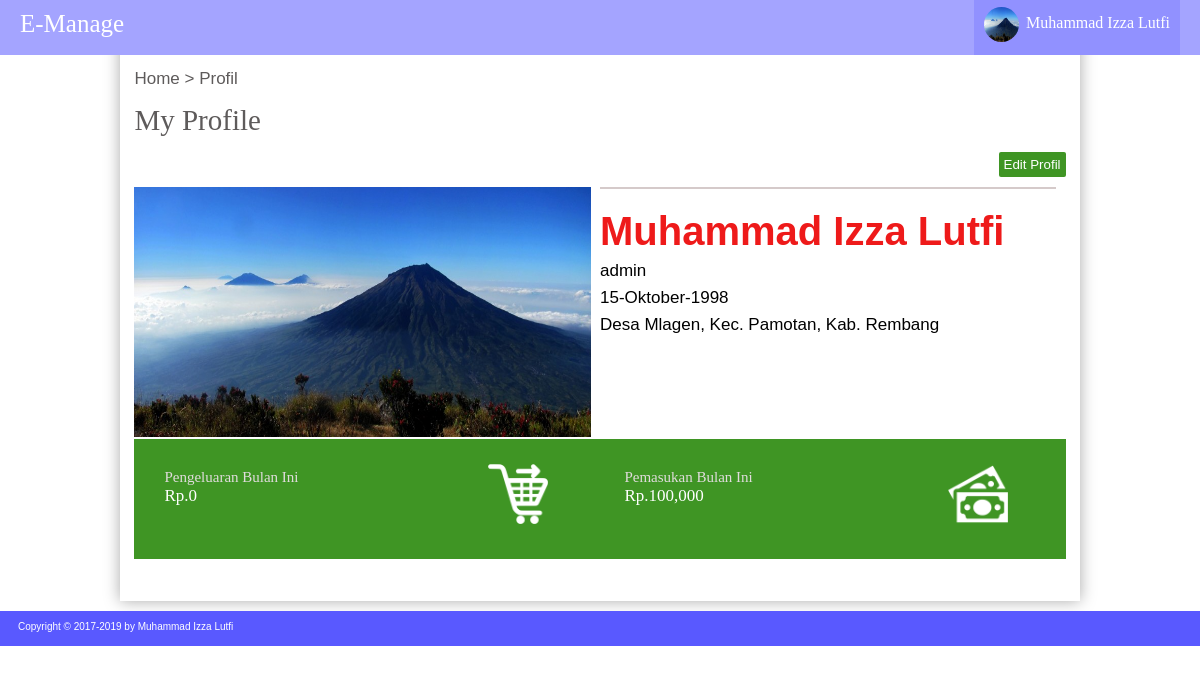
Screenshot of /home/index.php?menu=profil (signed in) with the database file from the repository.
### tables this page shows
CREATE TABLE `user` (
  `id_user` int(10) NOT NULL,
  `nama` varchar(50) NOT NULL,
  `alamat` varchar(50) NOT NULL,
  `tgl_lahir` date NOT NULL,
  `foto` varchar(30) NOT NULL,
  `username` varchar(50) NOT NULL,
  `password` varchar(50) NOT NULL
);

### home/page/profil.php (the view, shortened to what this page needs)
<?php
	$idusr=$data['id_user'];
	$protgl=array('01'=>'Januari','02'=>'Februari','03'=>'Maret','04'=>'April','05'=>'Mei','06'=>'Juni','07'=>'Juli','08'=>'Agustus','09'=>'September','10'=>'Oktober','11'=>'Novemeber','12'=>'Desember');
	$blnpro=date("m", strtotime($data['tgl_lahir']));
	$jmlh=0;
		$tgl=date('m');
		$jmlhp=0;
		$qjml=mysqli_query($koneksi,"SELECT * FROM saldo WHERE id_user='$idusr'");
		$jmlp=mysqli_fetch_array($qjml);
		$qtsp=mysqli_query($koneksi,"SELECT jumlah FROM pemasukan WHERE id_saldo='$jmlp[id_saldo]' AND MONTH(tanggal_in)='$tgl'");
		while($tsp=mysqli_fetch_array($qtsp)){
			$jmlhp=$jmlhp+$tsp[jumlah];
		}
 ?>
<!DOCTYPE html PUBLIC "-//W3C//DTD XHTML 1.0 Transitional//EN" "http://www.w3.org/TR/xhtml1/DTD/xhtml1-transitional.dtd">
<html xmlns="http://www.w3.org/1999/xhtml">
<head>
</head>
<body>
    <div class="content-menu">
    	<div class="content-menu1">
    		<div class="menu-judul1">Home > Profil</div>
			<div class="font-ket">My Profile</div>
			<div class="pro-kot">
				<button class="pro-edit" id="klik">Edit Profil</button>
			</div>
			<div class="pro-kotak1">
				<img name="pro-page" src="../img/image/<?=$data['foto']?>" />
			</div>
			<div class="pro-kotak2">
				<div class="pro-font1"><b><?=$data['nama'];?></b></div>
				<div class="pro-font2"><?=$data['username'];?></div>
				<div class="pro-font2"><?=date("d", strtotime($data['tgl_lahir']));?>-<?=$protgl[$blnpro];?>-<?=date("Y", strtotime($data['tgl_lahir']));?></div>
				<div class="pro-font2"><?=$data['alamat'];?></div>
			</div>
			<div class="pro-kotak3">
				<div class="pro-kotak31">
					<div class="pro-kotak31-kotak">
						<div class="pro-kotak31-font1">Pengeluaran Bulan Ini</div>
						<div class="pro-kotak31-font2">Rp.<?=number_format($jmlh);?></div>
					</div>
					<div class="pro-kotak31-kotak">
						<img src="../img/icon/checkout-512.png" name="pro-ikon">
					</div>
				</div>
				<div class="pro-kotak32">
					<div class="pro-kotak31-kotak">
						<div class="pro-kotak31-font1">Pemasukan Bulan Ini</div>
						<div class="pro-kotak31-font2">Rp.<?=number_format($jmlhp);?></div>
					</div>
					<div class="pro-kotak31-kotak">
						<img src="../img/icon/banknotes-512.png" name="pro-ikon">
					</div>
				</div>
			</div>
			<font style="color:#FFF">padding</font>
    	</div>
    </div>
</body>
</html>

### home/index.php (shortened to what this page needs)
<?php
	include "../inc/koneksi.php";
	$user=$_SESSION['username'];
	$quser=mysqli_query($koneksi,"SELECT * FROM user WHERE username='$user'");
	$data=mysqli_fetch_array($quser);
 ?>
<!DOCTYPE html PUBLIC "-//W3C//DTD XHTML 1.0 Transitional//EN" "http://www.w3.org/TR/xhtml1/DTD/xhtml1-transitional.dtd">
<html xmlns="http://www.w3.org/1999/xhtml">
<head>
<link rel="stylesheet" type="text/css" href="../css/utama.css" />
<link rel="stylesheet" type="text/css" href="../css/profil.css">
<link rel="stylesheet" type="text/css" href="../css/saldo.css">
</head>
<body>
    <div class="header">
        <a href="index.php">
    	<div class="header-font">
        	E-Manage
        </div>
        </a>
        <div class="header-profil">
        	<div class="dropdown">
                <label for="checkbox_toggle"><img name="profile" src="../img/image/<?=$data['foto']?>" /><div class="profil-text"><?php echo $data['nama']; ?></div></label>
            </div>
        </div>
    </div>
    <div class="content">
    	<?php
    		switch ($_GET['menu']) {
    			case "profil":
    				include "page/profil.php";
    				break;
    		}
    	 ?>
    </div>
    <div style="clear: both;">
    <div class="footer"><font face="Arial" color="#FFFFFF" size="-2" style="padding-left:1.5%;">Copyright &copy; 2017-<?=date('Y')?> by Muhammad Izza Lutfi</font></div>
</body>
</html>

### css/utama.css (style rules this page uses)
body { background:#FFF; padding:0; margin:0; }
.header { width:100%; height:55px; position: fixed; background:#A4A4FF; }
.header-font { font-family:Arial Narrow; font-size:25px; color:#FFF; float:left; padding:10px 0px 0px 20px; }
.header-profil { width:auto; height:55px; float:right; margin-right:20px; }
.dropdown { position:relative; display:inline-block; font-size:16px; color:#FFF; }
label { box-sizing:border-box; display: inline-block; width:100%; background:#9191FF; height:55px; cursor:pointer; padding:0px 10px 0px 10px; }
.profil-text { padding-top:14px; font-family:Arial Narrow; float:left; padding-left:7px; }
img[name="profile"] { border-radius:100%; width:35px; height:35px; margin-top:7px; float:left; }
.content { width:80%; padding-top: 50px; margin:0 auto; padding-bottom: 2%; background:#FFF; box-shadow: 0 0 15px #aaa; height:auto; margin-bottom: 10px; }
.footer { width:100%; height:25px; margin-bottom:0%; background:#5959FF; padding-top:10px; }
@media screen and (min-width: 769px) { .header { z-index: 99999; } }

### css/profil.css (style rules this page uses)
.font-ket { padding-top: 15px; padding-bottom: 15px; font-family: Arial Narrow; font-size: 29px; color: #5E5B5B; }
.pro-kotak1 { width: 49%; height: 250px; float: left; }
.pro-kotak2 { width: 49%; margin-left: 1%; height: 250px; float: left; border-top: 2px solid#D5CACA; }
img[name="pro-page"] { width: 100%; height: 250px; }
.pro-font1 { font-family: Arial; font-size: 40px; color: #EE1A1A; padding-top: 20px; }
.pro-font2 { font-family: Arial; font-size: 17px; color: #000; padding-top: 7px; }
.pro-kotak3 { width: 100%; height: 120px; background: #3F9524; display: inline-block; }
.pro-kotak31 { width: 49.4%; height: 120px; float: left; }
.pro-kotak31-kotak { width: 45%; height: 120px; float: left; }
.pro-kotak31-font1 { font-family: Tahoma; color: #E0DCDC; font-size: 15px; padding-left: 30px; padding-top: 30px; }
.pro-kotak31-font2 { font-family: Tahoma; color: #FFF; font-size: 17px; padding-left: 30px; }
.pro-kotak32 { width: 49.4%; height: 120px; float: left; }
img[name="pro-ikon"] { width: 60px; height: 60px; float: right; margin-top: 25px; }
.pro-edit { float: right; margin-bottom: 5px; background: #3F9524; border:none; color: #FFF; padding: 5px; border-radius: 2px; }
.pro-kot { width: 100%; height: 35px; }

### css/saldo.css (style rules this page uses)
.content-menu { width: 97%; height: auto; border: 0px solid rgba(233,233,233,0.7); margin:0 auto; }
.content-menu1 { margin-top: 2%; }
.menu-judul1 { font-family: Arial; font-size: 17px; color: #5E5B5B; display: inline-block; }
a { text-decoration: none; }

### rows the page displays
user: foto (picture), nama "Muhammad Izza Lutfi", username "admin", tgl_lahir "15", tgl_lahir "Oktober", tgl_lahir "1998", alamat "Desa Mlagen, Kec. Pamotan, Kab. Rembang"

### other values shown
$jmlh "0"
$jmlhp "100,000"
